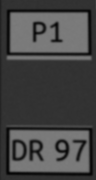
#> input picture Preprocessing/IsolatingPlates/paired_plates/plate_0.png, 96 x 180 px
$ python test_letter_isolator.py   (older library calls are emulated)
#> lines starting #> are read from the running program, lines starting #| are printed output that depends on the picture; after the words box and inside, x2 and y2 are one past the last pixel; in counts of white or black regions, pixels touching at a corner belong together
### Preprocessing/IsolatingPlates/letter_isolator.py
#!/usr/bin/env python3

import cv2
import numpy as np


class LetterIsolator:
    """
    Given greyscale image of the side of a car (both plates
    and grey in between), picks out each individual letter

    Resources:
    https://stackoverflow.com/questions/34981144/split-text-lines-in-scanned-document
    https://www.pyimagesearch.com/2015/08/10/checking-your-opencv-version-using-python/
    """

    def __init__(self, bin_thresh_plate=65, img_width=150,
                 testing=False):
        """
        @param binarisation_threshold: threshold which distinguishes between
                                       white and black in binary image
        @param img_width: width that input image gets scaled to
        """
        self.bin_thresh_plate = bin_thresh_plate
        self.IMG_WIDTH = img_width
        self.is_testing = testing

    def get_chars(self, img):
        """
        Given an image of a parking and license plate,
        returns each character as a separate image.
        @param img: greyscale image of the side of the car (with both plates)
        @return the cutout and binarised images for:
                P (for training purposes), parking spot number (parking plate)
                Letter0, Letter1, Num0, Num1 (license plate)
        @throws: assertion error if we don't find the right # of chars. Catch it, try again
        """
        # img = cv2.cvtColor(img, cv2.COLOR_BGR2GRAY)
        img = self.rescale_img(img)
        bin_plate = self.binarise_plate(img)
        bin_text = self.binarise_text(img)
        out_parking, out_license = self.get_plates(bin_text, bin_plate)
        license_plate = self.clean_license_img(out_license)
        parking_plate = self.clean_parking_img(out_parking)
        self.display_test(parking_plate)
        p, spot_num = self.get_chars_from_plate(parking_plate,
                                                expected_letters=2)
        self.display_test(p)
        self.display_test(spot_num)
        self.display_test(license_plate)
        l0, l1, n0, n1 = self.get_chars_from_plate(license_plate,
                                                   expected_letters=4)
        self.display_test(l0)
        self.display_test(l1)
        self.display_test(n0)
        self.display_test(n1)
        return p, spot_num, l0, l1, n0, n1


# -------------------- Helpers -----------------------------

    def get_plates(self, img, bin_plates):

        """
        Given an image of the side of the car (both plates),
        returns the parking and license plates

        @param img: the image to process
        @return parking_plate, license_plate (cv2 images)

        Resource:
        https://stackoverflow.com/questions/28759253/how-to-crop-the-internal-area-of-a-contour
        """
        _, contours, _ = cv2.findContours(bin_plates, cv2.RETR_TREE,
                                          cv2.CHAIN_APPROX_SIMPLE)

        contour_parking, contour_license = self.get_contours(contours)

        mask_parking = np.zeros_like(img)
        mask_license = np.zeros_like(img)

        cv2.drawContours(mask_parking, [contour_parking], -1, 255, -1)
        cv2.drawContours(mask_license, [contour_license], -1, 255, -1)

        out_parking = np.zeros_like(img)
        out_license = np.zeros_like(img)

        out_parking[mask_parking == 255] = img[mask_parking == 255]
        out_license[mask_license == 255] = img[mask_license == 255]

        # crop
        (y_p, x_p) = np.where(mask_parking == 255)
        (topy_p, topx_p) = (np.min(y_p), np.min(x_p))
        (bottomy_p, bottomx_p) = (np.max(y_p), np.max(x_p))
        out_parking = out_parking[topy_p:bottomy_p + 1, topx_p:bottomx_p + 1]

        (y_l, x_l) = np.where(mask_license == 255)
        (topy_l, topx_l) = (np.min(y_l), np.min(x_l))
        (bottomy_l, bottomx_l) = (np.max(y_l), np.max(x_l))
        out_license = out_license[topy_l:bottomy_l + 1, topx_l:bottomx_l + 1]

        return out_parking, out_license

    # [13 lines left out: functions clean_license_img, clean_parking_img, not called in this run]

    def binarise_plate(self, img):
        """
        Binarises the image to isolate plates
        @param: input image
        @return: the binarised image (plate black, rest white)
        """
        img = cv2.threshold(img, self.bin_thresh_plate, 255,
                            cv2.THRESH_BINARY)[1]
        kernel = np.ones((21, 21), np.uint8)
        return cv2.morphologyEx(img, cv2.MORPH_CLOSE, kernel)

    def binarise_text(self, img):
        img = cv2.GaussianBlur(img, (3, 3), 0)
        img = cv2.threshold(img, self.bin_thresh_plate, 255,
                            cv2.THRESH_BINARY)[1]
        kernel = np.ones((2, 2), np.uint8)
        return cv2.morphologyEx(img, cv2.MORPH_CLOSE, kernel)

    def rescale_img(self, img):
        width = img.shape[1]
        height = img.shape[0]
        scale_factor = self.IMG_WIDTH / width
        dim = (self.IMG_WIDTH, int(height * scale_factor))
        return cv2.resize(img, dim)

    # [86 lines left out: functions display_test, get_contours, get_contour_area, get_chars_from_plate, not called in this run]

### Preprocessing/IsolatingPlates/test_letter_isolator.py
#!/usr/bin/env python3

import cv2
from letter_isolator import LetterIsolator


def main():
    feature_img = cv2.imread('paired_plates/plate_0.png')
#> feature_img is the input picture: shape (180, 96, 3); min 4, max 125, mean 70.1
    isolator = LetterIsolator(testing=True)

    isolator.get_chars(feature_img)
#> in binarise_plate, `img = cv2.threshold(img, self.bin_thresh_plate, 255, cv2.THRESH_BINARY..`:
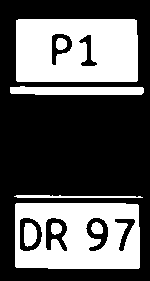
#> img: shape (281, 150, 3); 36.5% white; 8 white regions, largest, box (x1, y1, x2, y2) and area: (16, 19, 138, 82) 7063, (15, 203, 140, 269) 6386, (10, 86, 144, 95) 1047
#> in binarise_plate, `return cv2.morphologyEx(img, cv2.MORPH_CLOSE, kernel)`:
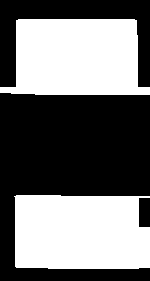
#> returned value: shape (281, 150, 3); 45% white; 2 white regions, box (x1, y1, x2, y2) and area: (14, 195, 150, 269) 9537, (0, 19, 150, 95) 9430
#> in binarise_text, `img = cv2.threshold(img, self.bin_thresh_plate, 255, cv2.THRESH_BINARY..`:
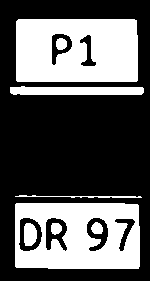
#> img: shape (281, 150, 3); 36.3% white; 8 white regions, largest, box (x1, y1, x2, y2) and area: (16, 19, 138, 82) 7066, (15, 203, 140, 269) 6392, (10, 86, 144, 95) 1065
#> in binarise_text, `return cv2.morphologyEx(img, cv2.MORPH_CLOSE, kernel)`:
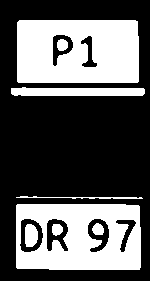
#> returned value: shape (281, 150, 3); 36.3% white; 8 white regions, largest, box (x1, y1, x2, y2) and area: (17, 20, 139, 83) 7066, (16, 204, 141, 270) 6393, (11, 87, 145, 96) 1065

    img_0 = cv2.imread('paired_plates/plate_1.png')
    img_1 = cv2.imread('paired_plates/plate_2.png')
    img_2 = cv2.imread('paired_plates/plate_3.png')

    isolator.get_chars(img_0)
    isolator.get_chars(img_1)
    isolator.get_chars(img_2)

    print("end of main")


if __name__ == "__main__":
#> (the run stopped early here; a loop or call above may not have finished)

$ run again, with Preprocessing/IsolatingPlates/paired_plates/plate_4.png copied over Preprocessing/IsolatingPlates/paired_plates/plate_0.png
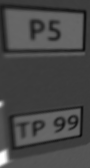
#> input picture Preprocessing/IsolatingPlates/paired_plates/plate_4.png, 90 x 168 px
#> in main, feature_img is the input picture: shape (168, 90, 3); min 10, max 255, mean 71.4
#> in binarise_plate, `img = cv2.threshold(img, self.bin_thresh_plate, 255, cv2.THRESH_BINARY..`:
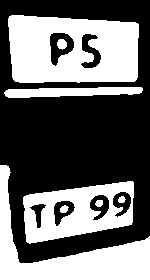
#> img: shape (280, 150, 3); 42.2% white; 8 white regions, largest, box (x1, y1, x2, y2) and area: (8, 15, 139, 83) 7256, (0, 165, 150, 280) 5124, (23, 181, 134, 244) 4016
#> in binarise_text, `return cv2.morphologyEx(img, cv2.MORPH_CLOSE, kernel)`:
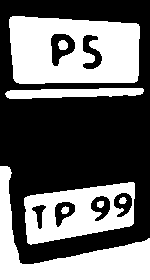
#> returned value: shape (280, 150, 3); 42.1% white; 8 white regions, largest, box (x1, y1, x2, y2) and area: (9, 16, 140, 84) 7257, (0, 166, 150, 280) 5060, (24, 182, 135, 245) 4024

$ run again, with Preprocessing/IsolatingPlates/paired_plates/plate_5.png copied over Preprocessing/IsolatingPlates/paired_plates/plate_0.png
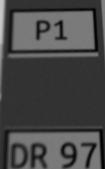
#> input picture Preprocessing/IsolatingPlates/paired_plates/plate_5.png, 105 x 169 px
#> in main, feature_img is the input picture: shape (169, 105, 3); min 3, max 201, mean 71.8
#> in binarise_plate, `img = cv2.threshold(img, self.bin_thresh_plate, 255, cv2.THRESH_BINARY..`:
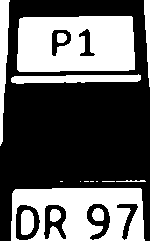
#> img: shape (241, 150, 3); 37.5% white; 16 white regions (6 under 20 px), largest, box (x1, y1, x2, y2) and area: (17, 16, 135, 72) 5848, (11, 188, 145, 241) 4921, (11, 74, 141, 84) 923
#> in binarise_text, `return cv2.morphologyEx(img, cv2.MORPH_CLOSE, kernel)`:
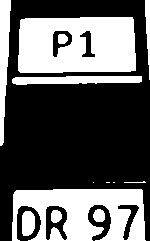
#> returned value: shape (241, 150, 3); 37.4% white; 13 white regions (3 under 20 px), largest, box (x1, y1, x2, y2) and area: (18, 17, 136, 73) 5861, (12, 189, 146, 241) 4799, (0, 0, 11, 146) 1045
